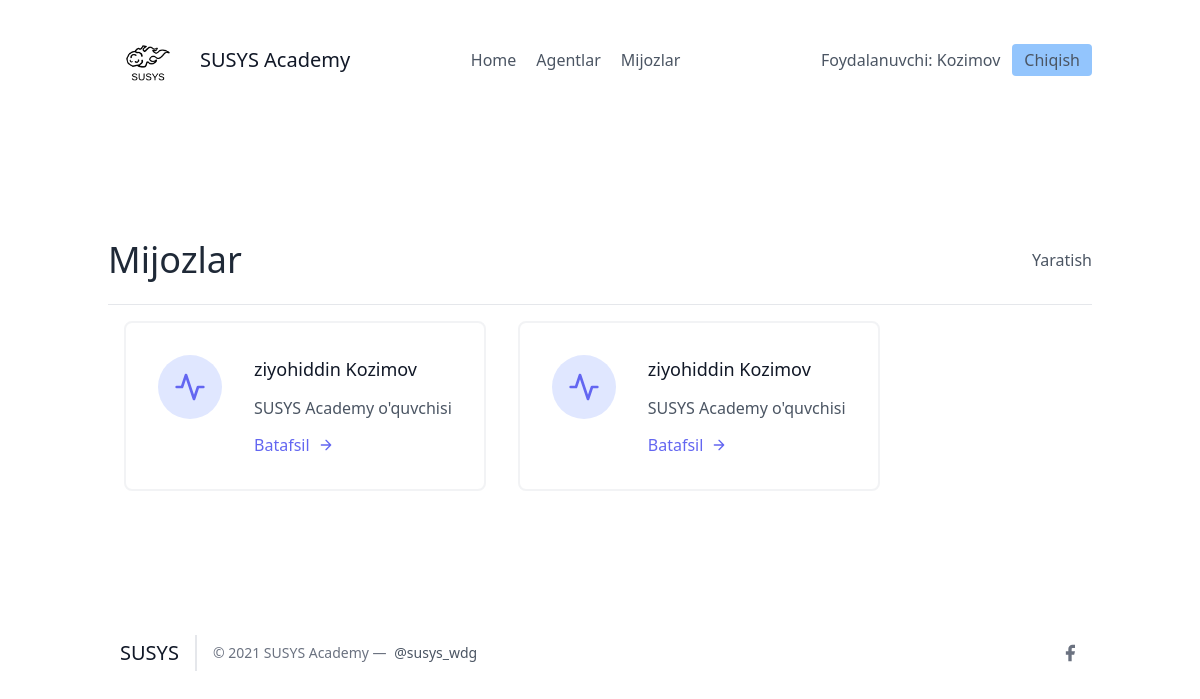
The app's page /leads/ (signed in), older data.
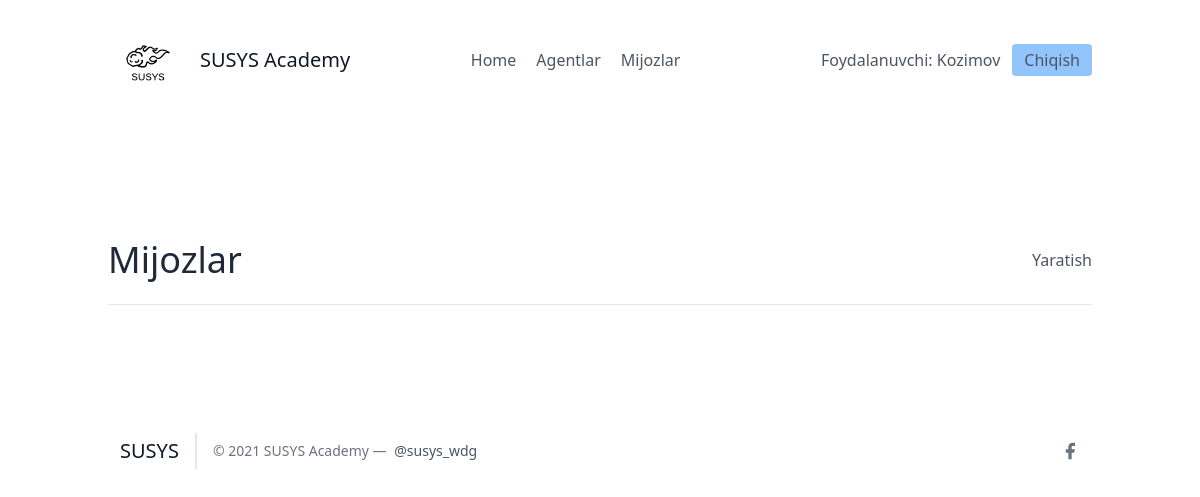
The same page, newer data.
### leads/models.py (models this page shows, shortened)
class Lead(models.Model):
    ismi = models.CharField(max_length=20)
    familiyasi = models.CharField(max_length=20)
    yoshi = models.IntegerField(default=0)
    agent = models.ForeignKey("Agent", blank=True, on_delete=models.CASCADE)

### leads/views.py (the view)
# urls.py: path('', LeadListView.as_view(), name="lead-list"),
class LeadListView(LoginRequiredMixin, ListView):
    template_name = "leads/leads_list.html"
    queryset = Lead.objects.all()
    context_object_name = "leads"

### leads/templates/leads/leads_list.html (shortened to what this page needs)
{% extends 'base.html' %}
{% block content %}
<section class="text-gray-600 body-font">
  <div class="container px-5 py-24 mx-auto flex flex-wrap">
    <div class="w-full py-6 flex justify-between items-center border-b border-gray-200">
        <div>
            <h1 class="text-4xl text-gray-800">Mijozlar</h1>
        </div>
        <div>
            <a class="y=text-gray-500 hover:text-blue-700" href="{% url 'leads:lead-create' %}">Yaratish</a>
        </div>
    </div>
    <div class="flex flex-wrap">
      {% for lead in leads %}
      <div class="p-4 lg:w-1/2 md:w-full">
        <div class="flex border-2 rounded-lg border-gray-200 border-opacity-50 p-8 sm:flex-row flex-col">
          <div class="w-16 h-16 sm:mr-8 sm:mb-0 mb-4 inline-flex items-center justify-center rounded-full bg-indigo-100 text-indigo-500 flex-shrink-0">
            <svg fill="none" stroke="currentColor" stroke-linecap="round" stroke-linejoin="round" stroke-width="2" class="w-8 h-8" viewBox="0 0 24 24">
              <path d="M22 12h-4l-3 9L9 3l-3 9H2"></path>
            </svg>
          </div>
          <div class="flex-grow">
            <h2 class="text-gray-900 text-lg title-font font-medium mb-3">{{ lead.ismi }} {{ lead.familiyasi }}</h2>
            <p class="leading-relaxed text-base">SUSYS Academy o'quvchisi</p>
            <a href="{% url 'leads:detallar' lead.pk %}" class="mt-3 text-indigo-500 inline-flex items-center">Batafsil
              <svg fill="none" stroke="currentColor" stroke-linecap="round" stroke-linejoin="round" stroke-width="2" class="w-4 h-4 ml-2" viewBox="0 0 24 24">
                <path d="M5 12h14M12 5l7 7-7 7"></path>
              </svg>
            </a>
          </div>
        </div>
      </div>
      {% endfor %}
    </div>
  </div>
</section>
{% endblock %}

Row changes from the older to the newer data that the page shows:
removed Lead: ismi "ziyohiddin", familiyasi "Kozimov"
removed Lead: ismi "ziyohiddin", familiyasi "Kozimov"
